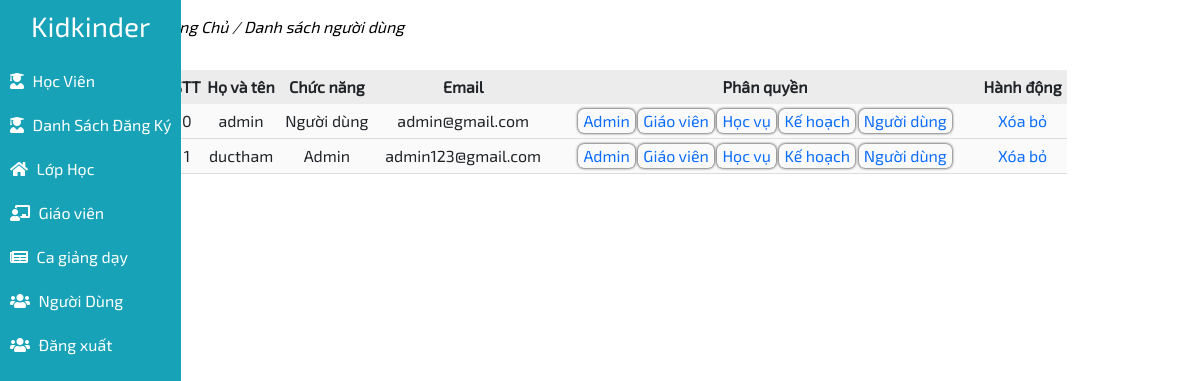
The app's page /admin/index.php?action=users (signed in) with its own data.
### tables this page shows
CREATE TABLE `users` (
  `id` int(11) NOT NULL,
  `email` varchar(255) NOT NULL,
  `name` varchar(255) NOT NULL,
  `password` varchar(255) NOT NULL,
  `role` int(11) NOT NULL
);

### database/config.php (called while the page is built, shortened)
<?php
    function getConnect(){
        $host = "localhost";
        $dbname = "kisdschool";
        $dbusername = "root";
        $dbpwd = "";
        try {
            $conn = new PDO("mysql:host=$host;dbname=$dbname;charset=utf8", $dbusername, $dbpwd);
        }catch(Exception $ex){
            var_dump($ex->getMessage());
            die;
        }
        return $conn;
    }
    function executeQuery($sqlQuery, $getAll = false){
        $conn = getConnect();
        $stmt = $conn->prepare($sqlQuery);
        $stmt->execute();
        $result = $stmt->fetchAll();
        if($getAll){
            return $result;
        }
        return $result[0];
    }
?>

### admin/page/user.php (the view, shortened to what this page needs)
<?php
$sqlGetStudents = "SELECT * FROM `users`";
$dataStudents = empty(executeQuery($sqlGetStudents, true)) ? [] : executeQuery($sqlGetStudents, true);
function checkRole($role){
    switch ($role) {
        case '1':
            return "Admin";
            break;
        default:
            return "Người dùng";
            break;
    }
}
?>
<div class="studentPage">
    <p class="navPage">
        <a href=""><i>Trang Chủ</i></a>
        <i>/</i>
        <a href=""><i>Danh sách người dùng</i></a>
    </p>
    <div class="content">
        <table>
            <thead>
                <tr>
                    <th>STT</th>
                    <th>Họ và tên</th>
                    <th>Chức năng</th>
                    <th>Email</th>
                    <th>Phân quyền</th>
                    <th>Hành động</th>
                </tr>
            </thead>
            <tbody>
                <?php foreach ($dataStudents as $key => $value): ?>
                <tr>
                    <td><?= $key ?></td>
                    <td><?= $value['name'] ?></td>
                    <td><?= checkRole($value['role']) ?></td>
                    <td><?= $value['email'] ?></td>
                    <td>
                        <button><a href="?action=role&id=<?= $value['id'] ?>&role=1">Admin</a></button>
                        <button><a href="?action=role&id=<?= $value['id'] ?>&role=2">Giáo viên</a></button>
                        <button><a href="?action=role&id=<?= $value['id'] ?>&role=3">Học vụ</a></button>
                        <button><a href="?action=role&id=<?= $value['id'] ?>&role=4">Kế hoạch</a></button>
                        <button><a href="?action=role&id=<?= $value['id'] ?>&role=0">Người dùng</a></button>
                    </td>
                    <td>
                        <a href="?action=remove-student&id=<?= $value['id'] ?>">Xóa bỏ</a>
                    </td>
                </tr>
                <?php endforeach ?>
            </tbody>
        </table>
    </div>
</div>

### admin/css/style.css (style rules this page uses)
* { margin: 0; padding: 0; font-family: "Exo2"; }
.home .content { width: 90%; padding: 15px ; }
.navPage a { color: black; text-decoration: none; }
.studentPage .content a { text-decoration: none; }
.content table { width: 100%; }
.content table thead th { padding: 5px 10px; text-align: center; }
.content table tbody td { text-align: center; padding: 5px 0px; border-bottom: 1px solid gainsboro; }
.content table { text-align: center; width: 100%; background: #f3f3f373; padding: 10px; border-radius: 10px; }
.content table thead th { background-color: #e5e5e5a6; padding: 5px 0px; }
.studentPage button { border: 0; outline: none; background-color: transparent; }

### admin/page/user.php (style rules this page uses)
td button { padding: 0px 5px; box-shadow: 0px 0px 3px black; border-radius: 6px; }

### records on screen
users: key "0", name "admin", role "Người dùng", email "admin@gmail.com"
users: key "1", name "ductham", role "Admin", email "admin123@gmail.com"
